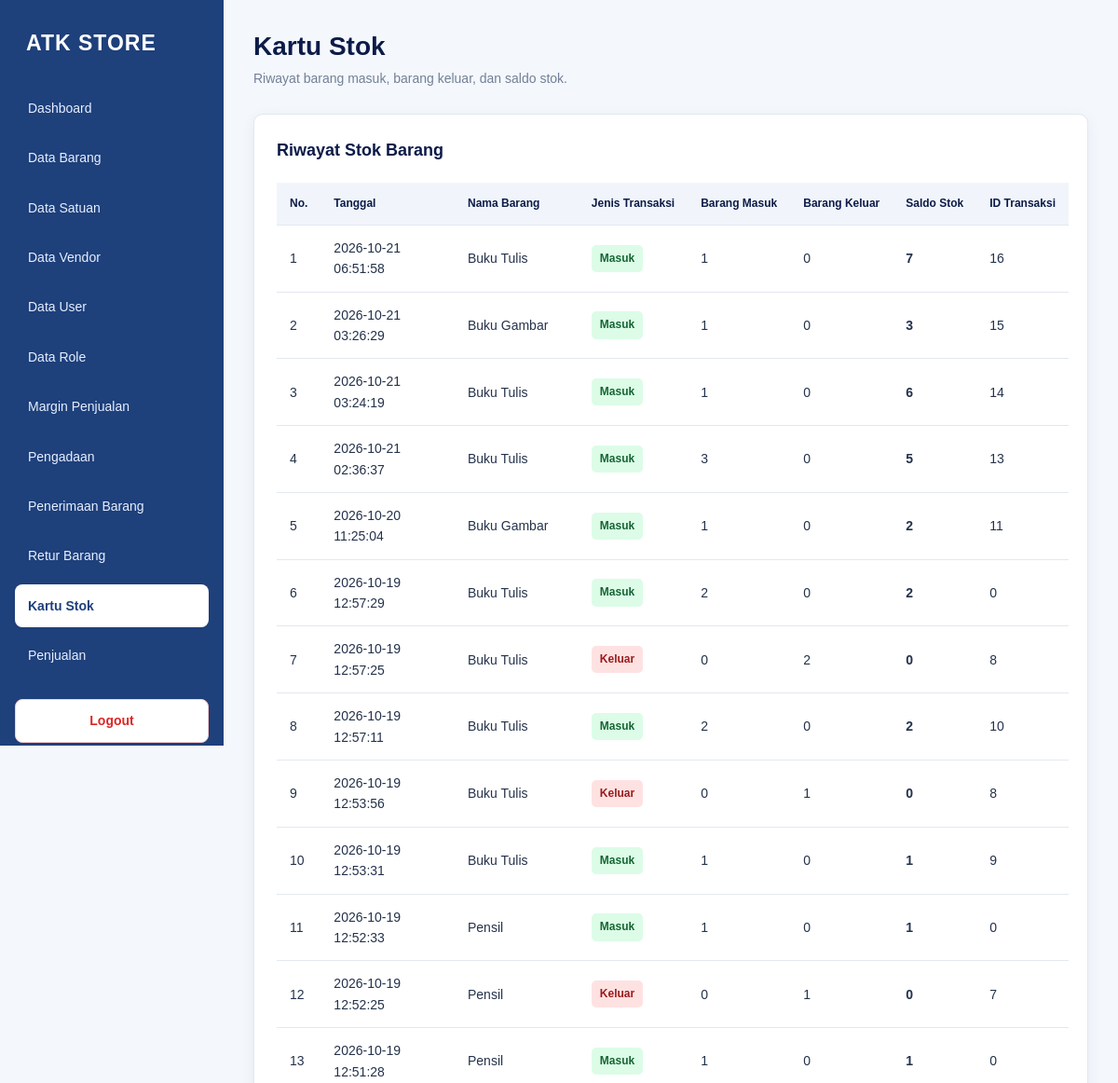
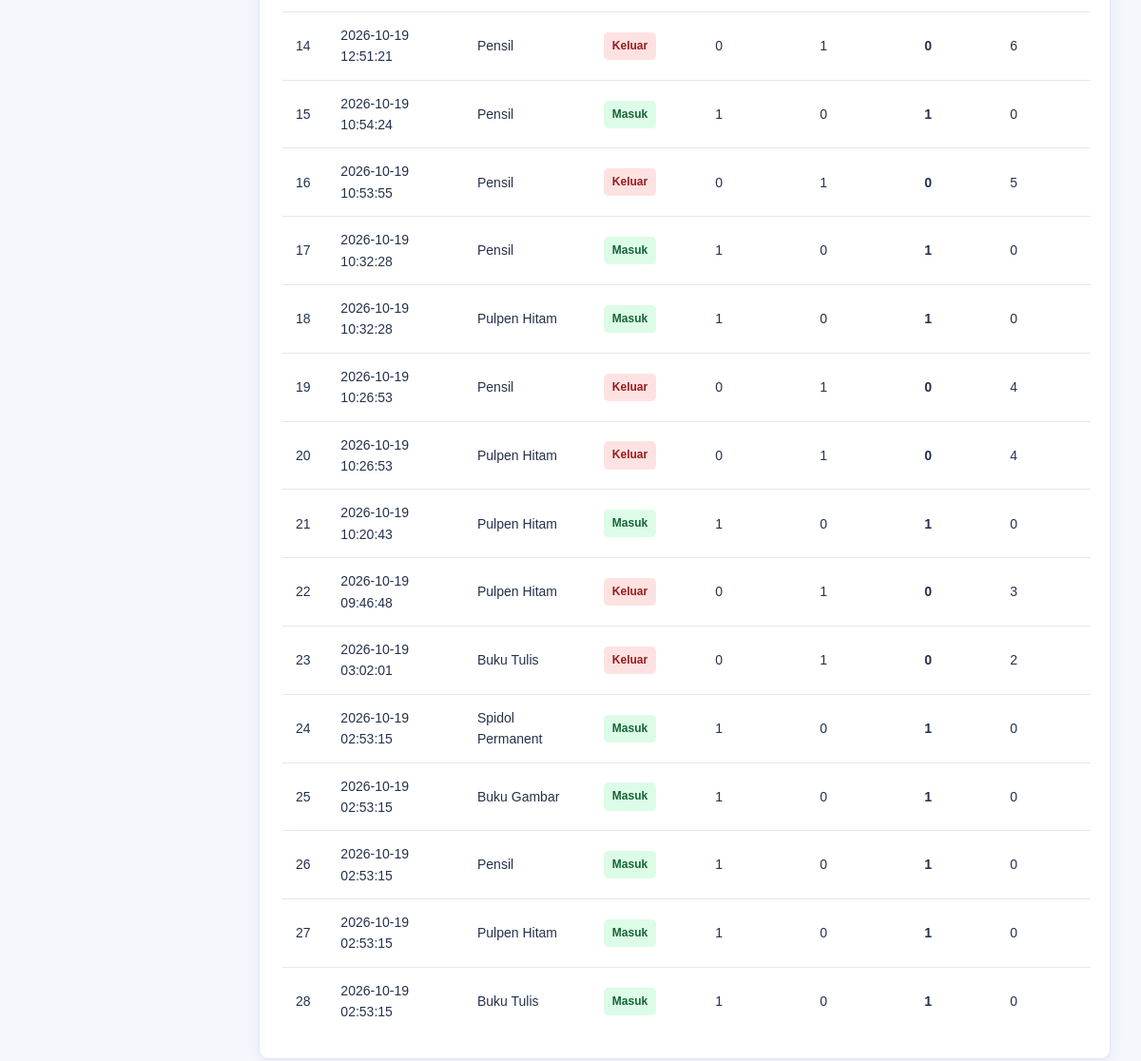
The app's page /data_kartu_stok.php (signed in) with its own data (2 pictures, top to bottom).
### tables this page shows
CREATE TABLE `kartu_stok` (
  `idkartu_stok` bigint(20) NOT NULL,
  `jenis_transaksi` char(1) NOT NULL,
  `masuk` int(11) NOT NULL,
  `keluar` int(11) NOT NULL,
  `stock` int(11) NOT NULL,
  `created_at` timestamp NOT NULL DEFAULT current_timestamp(),
  `idtransaksi` int(11) NOT NULL,
  `idbarang` int(11) NOT NULL
);

CREATE TABLE `barang` (
  `idbarang` int(11) NOT NULL,
  `jenis` char(1) DEFAULT NULL,
  `nama` varchar(45) DEFAULT NULL,
  `idsatuan` int(11) DEFAULT NULL,
  `status` tinyint(4) DEFAULT NULL,
  `harga` int(11) DEFAULT NULL
);

### data_kartu_stok.php (the view, shortened to what this page needs)
<?php
require 'config/database.php';
$halamanAktif = 'kartu_stok';
$sql = "SELECT
            ks.idkartu_stok,
            ks.jenis_transaksi,
            ks.masuk,
            ks.keluar,
            ks.stock,
            ks.created_at,
            ks.idtransaksi,
            b.nama AS nama_barang
        FROM kartu_stok AS ks
        LEFT JOIN barang AS b
            ON ks.idbarang = b.idbarang
        ORDER BY ks.idkartu_stok DESC";
$stmt = $pdo->query($sql);
$dataStok = $stmt->fetchAll(PDO::FETCH_ASSOC);
?>
<!DOCTYPE html>
<html lang="id">
<head>
    <link rel="stylesheet" href="assets/style.css?v=100">
</head>
<body>
<?php require 'includes/sidebar.php'; ?>
<main class="main-content">
    <header class="page-header">
        <div>
            <h1>Kartu Stok</h1>
            <p>Riwayat barang masuk, barang keluar, dan saldo stok.</p>
        </div>
    </header>
    <section class="card">
        <div class="card-header">
            <h2>Riwayat Stok Barang</h2>
        </div>
        <div class="table-wrapper">
            <table class="stok-table">
                <thead>
                    <tr>
                        <th>No.</th>
                        <th>Tanggal</th>
                        <th>Nama Barang</th>
                        <th>Jenis Transaksi</th>
                        <th>Barang Masuk</th>
                        <th>Barang Keluar</th>
                        <th>Saldo Stok</th>
                        <th>ID Transaksi</th>
                    </tr>
                </thead>
                <tbody>
                    <?php if (count($dataStok) > 0): ?>
                        <?php foreach ($dataStok as $i => $stok): ?>
                            <tr>
                                <td><?= $i + 1 ?></td>
                                <td>
                                    <?= htmlspecialchars(
                                        $stok['created_at'] ?? '-',
                                        ENT_QUOTES,
                                        'UTF-8'
                                    ) ?>
                                </td>
                                <td>
                                    <?= htmlspecialchars(
                                        $stok['nama_barang'] ?? '-',
                                        ENT_QUOTES,
                                        'UTF-8'
                                    ) ?>
                                </td>
                                <td>
                                    <?php if ($stok['jenis_transaksi'] === 'M'): ?>
                                        <span class="jenis-stok stok-masuk">
                                            Masuk
                                        </span>
                                    <?php elseif ($stok['jenis_transaksi'] === 'K'): ?>
                                        <span class="jenis-stok stok-keluar">
                                            Keluar
                                        </span>
                                    <?php endif; ?>
                                </td>
                                <td><?= (int) $stok['masuk'] ?></td>
                                <td><?= (int) $stok['keluar'] ?></td>
                                <td><strong><?= (int) $stok['stock'] ?></strong></td>
                                <td><?= (int) $stok['idtransaksi'] ?></td>
                            </tr>
                        <?php endforeach; ?>
                    <?php endif; ?>
                </tbody>
            </table>
        </div>
    </section>
</main>
</body>
</html>

### includes/sidebar.php
<?php
$halamanAktif = $halamanAktif ?? '';
?>
<aside class="sidebar">
    <div class="brand">ATK STORE</div>
    <nav class="sidebar-menu">
        <a href="dashboard.php"
           class="menu <?= $halamanAktif === 'dashboard' ? 'active' : '' ?>">
            Dashboard
        </a>
        <a href="data_barang.php"
           class="menu <?= $halamanAktif === 'barang' ? 'active' : '' ?>">
            Data Barang
        </a>
        <a href="data_satuan.php"
           class="menu <?= $halamanAktif === 'satuan' ? 'active' : '' ?>">
            Data Satuan
        </a>
        <a href="data_vendor.php"
           class="menu <?= $halamanAktif === 'vendor' ? 'active' : '' ?>">
            Data Vendor
        </a>
        <a href="data_user.php"
           class="menu <?= $halamanAktif === 'user' ? 'active' : '' ?>">
            Data User
        </a>
        <a href="data_role.php"
           class="menu <?= $halamanAktif === 'role' ? 'active' : '' ?>">
            Data Role
        </a>
        <a href="data_margin_penjualan.php"
           class="menu <?= $halamanAktif === 'margin_penjualan' ? 'active' : '' ?>">
            Margin Penjualan
        </a>
        <a href="data_pengadaan.php"
           class="menu <?= $halamanAktif === 'pengadaan' ? 'active' : '' ?>">
            Pengadaan
        </a>
        <a href="data_penerimaan.php"
           class="menu <?= $halamanAktif === 'penerimaan' ? 'active' : '' ?>">
            Penerimaan Barang
        </a>
        <a href="data_retur.php"
           class="menu <?= $halamanAktif === 'retur' ? 'active' : '' ?>">
            Retur Barang
        </a>
        <a href="data_kartu_stok.php"
           class="menu <?= $halamanAktif === 'kartu_stok' ? 'active' : '' ?>">
            Kartu Stok
        </a>
        <a href="data_penjualan.php"
           class="menu <?= $halamanAktif === 'penjualan' ? 'active' : '' ?>">
            Penjualan
        </a>
    </nav>
    <div class="sidebar-bottom">
        <a href="logout.php" class="logout-sidebar">
            Logout
        </a>
    </div>
</aside>

### assets/style.css (style rules this page uses)
:root { --navy: #0c1b48; --sidebar: #1e407b; --sidebar-hover: #2f5fa5; --primary: #1677ff; --primary-hover: #0f5fd1; --background: #f4f7fc; --white: #ffffff; --text: #24324b; --muted: #718096; --border: #e2e8f0; --danger: #dc2626; --danger-hover: #b91c1c; --radius: 10px; --shadow: 0 4px 16px rgba(12, 27, 72, 0.06); }
* { box-sizing: border-box; }
html { min-height: 100%; }
body { margin: 0; font-family: Arial, Helvetica, sans-serif; font-size: 14px; line-height: 1.6; color: var(--text); background: var(--background); }
a { color: inherit; text-decoration: none; }
.sidebar { position: fixed; top: 0; left: 0; bottom: 0; z-index: 100; display: flex; flex-direction: column; width: 240px; height: 100vh; padding: 24px 16px; overflow-y: auto; overflow-x: hidden; color: var(--white); background: var(--sidebar); }
.brand { flex-shrink: 0; padding: 4px 12px 28px; color: var(--white); font-size: 23px; font-weight: 800; letter-spacing: 1px; }
.sidebar-menu { display: flex; flex-direction: column; gap: 7px; flex-shrink: 0; }
.menu { display: block; flex-shrink: 0; padding: 12px 14px; color: #e7efff; border-radius: 8px; font-size: 14px; font-weight: 500; transition: background 0.2s ease; }
.menu.active { color: var(--sidebar); background: var(--white); font-weight: 700; }
.sidebar-bottom { margin-top: auto; padding-top: 24px; flex-shrink: 0; }
.logout-sidebar { display: block; width: 100%; padding: 11px 14px; color: var(--danger); background: var(--white); border: 1px solid #fecaca; border-radius: 8px; text-align: center; font-size: 14px; font-weight: 600; transition: color 0.2s ease, background 0.2s ease, border-color 0.2s ease; }
.main-content { min-height: 100vh; margin-left: 240px; padding: 32px; }
.page-header { display: flex; justify-content: space-between; align-items: center; gap: 20px; margin-bottom: 26px; }
.page-header h1 { margin: 0 0 5px; color: var(--navy); font-size: 28px; font-weight: 750; line-height: 1.3; }
.page-header p { margin: 0; color: var(--muted); font-size: 14px; }
.card { margin-bottom: 24px; padding: 24px; background: var(--white); border: 1px solid var(--border); border-radius: var(--radius); box-shadow: var(--shadow); }
.card-header { display: flex; justify-content: space-between; align-items: center; gap: 16px; margin-bottom: 20px; }
.card-header h2 { margin: 0; color: var(--navy); font-size: 18px; font-weight: 700; }
table { width: 100%; border-collapse: collapse; background: var(--white); }
thead { background: #f1f5fb; }
th { padding: 13px 14px; color: var(--navy); border-bottom: 1px solid var(--border); font-size: 12px; font-weight: 800; text-align: left; white-space: nowrap; }
td { padding: 13px 14px; color: var(--text); border-bottom: 1px solid var(--border); vertical-align: middle; }
tbody tr:last-child td { border-bottom: none; }

### data_kartu_stok.php (style rules this page uses)
.jenis-stok { display: inline-block; padding: 5px 9px; border-radius: 5px; font-size: 12px; font-weight: 600; }
.stok-masuk { background: #dcfce7; color: #166534; }
.stok-keluar { background: #fee2e2; color: #991b1b; }
.stok-table { min-width: 850px; }

### records on screen
kartu_stok: created_at "2026-10-21 06:51:58", idbarang.nama "Buku Tulis", jenis_transaksi "Masuk", masuk "1", keluar "0", stock "7", idtransaksi "16"
kartu_stok: created_at "2026-10-21 03:26:29", idbarang.nama "Buku Gambar", jenis_transaksi "Masuk", masuk "1", keluar "0", stock "3", idtransaksi "15"
kartu_stok: created_at "2026-10-21 03:24:19", idbarang.nama "Buku Tulis", jenis_transaksi "Masuk", masuk "1", keluar "0", stock "6", idtransaksi "14"
kartu_stok: created_at "2026-10-21 02:36:37", idbarang.nama "Buku Tulis", jenis_transaksi "Masuk", masuk "3", keluar "0", stock "5", idtransaksi "13"
kartu_stok: created_at "2026-10-20 11:25:04", idbarang.nama "Buku Gambar", jenis_transaksi "Masuk", masuk "1", keluar "0", stock "2", idtransaksi "11"
kartu_stok: created_at "2026-10-19 12:57:29", idbarang.nama "Buku Tulis", jenis_transaksi "Masuk", masuk "2", keluar "0", stock "2", idtransaksi "0"
kartu_stok: created_at "2026-10-19 12:57:25", idbarang.nama "Buku Tulis", jenis_transaksi "Keluar", masuk "0", keluar "2", stock "0", idtransaksi "8"
kartu_stok: created_at "2026-10-19 12:57:11", idbarang.nama "Buku Tulis", jenis_transaksi "Masuk", masuk "2", keluar "0", stock "2", idtransaksi "10"
kartu_stok: created_at "2026-10-19 12:53:56", idbarang.nama "Buku Tulis", jenis_transaksi "Keluar", masuk "0", keluar "1", stock "0", idtransaksi "8"
kartu_stok: created_at "2026-10-19 12:53:31", idbarang.nama "Buku Tulis", jenis_transaksi "Masuk", masuk "1", keluar "0", stock "1", idtransaksi "9"
kartu_stok: created_at "2026-10-19 12:52:33", idbarang.nama "Pensil", jenis_transaksi "Masuk", masuk "1", keluar "0", stock "1", idtransaksi "0"
kartu_stok: created_at "2026-10-19 12:52:25", idbarang.nama "Pensil", jenis_transaksi "Keluar", masuk "0", keluar "1", stock "0", idtransaksi "7"
kartu_stok: created_at "2026-10-19 12:51:28", idbarang.nama "Pensil", jenis_transaksi "Masuk", masuk "1", keluar "0", stock "1", idtransaksi "0"
kartu_stok: created_at "2026-10-19 12:51:21", idbarang.nama "Pensil", jenis_transaksi "Keluar", masuk "0", keluar "1", stock "0", idtransaksi "6"
kartu_stok: created_at "2026-10-19 10:54:24", idbarang.nama "Pensil", jenis_transaksi "Masuk", masuk "1", keluar "0", stock "1", idtransaksi "0"
kartu_stok: created_at "2026-10-19 10:53:55", idbarang.nama "Pensil", jenis_transaksi "Keluar", masuk "0", keluar "1", stock "0", idtransaksi "5"
kartu_stok: created_at "2026-10-19 10:32:28", idbarang.nama "Pensil", jenis_transaksi "Masuk", masuk "1", keluar "0", stock "1", idtransaksi "0"
kartu_stok: created_at "2026-10-19 10:32:28", idbarang.nama "Pulpen Hitam", jenis_transaksi "Masuk", masuk "1", keluar "0", stock "1", idtransaksi "0"
kartu_stok: created_at "2026-10-19 10:26:53", idbarang.nama "Pensil", jenis_transaksi "Keluar", masuk "0", keluar "1", stock "0", idtransaksi "4"
kartu_stok: created_at "2026-10-19 10:26:53", idbarang.nama "Pulpen Hitam", jenis_transaksi "Keluar", masuk "0", keluar "1", stock "0", idtransaksi "4"
kartu_stok: created_at "2026-10-19 10:20:43", idbarang.nama "Pulpen Hitam", jenis_transaksi "Masuk", masuk "1", keluar "0", stock "1", idtransaksi "0"
kartu_stok: created_at "2026-10-19 09:46:48", idbarang.nama "Pulpen Hitam", jenis_transaksi "Keluar", masuk "0", keluar "1", stock "0", idtransaksi "3"
kartu_stok: created_at "2026-10-19 03:02:01", idbarang.nama "Buku Tulis", jenis_transaksi "Keluar", masuk "0", keluar "1", stock "0", idtransaksi "2"
kartu_stok: created_at "2026-10-19 02:53:15", idbarang.nama "Spidol Permanent", jenis_transaksi "Masuk", masuk "1", keluar "0", stock "1", idtransaksi "0"
kartu_stok: created_at "2026-10-19 02:53:15", idbarang.nama "Buku Gambar", jenis_transaksi "Masuk", masuk "1", keluar "0", stock "1", idtransaksi "0"
kartu_stok: created_at "2026-10-19 02:53:15", idbarang.nama "Pensil", jenis_transaksi "Masuk", masuk "1", keluar "0", stock "1", idtransaksi "0"
kartu_stok: created_at "2026-10-19 02:53:15", idbarang.nama "Pulpen Hitam", jenis_transaksi "Masuk", masuk "1", keluar "0", stock "1", idtransaksi "0"
kartu_stok: created_at "2026-10-19 02:53:15", idbarang.nama "Buku Tulis", jenis_transaksi "Masuk", masuk "1", keluar "0", stock "1", idtransaksi "0"
